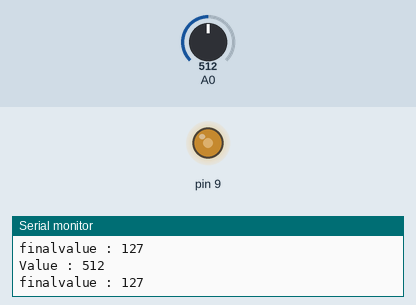
A sketch run on a simulated Arduino Uno, built with avr-gcc and run on an emulated ATmega328P. Parts: output pins drawn as LEDs (lit = HIGH), the last lines printed to the serial monitor. Inputs (shaded band) come from the test bench; at power-on: A0 = 512.

Above: at 1.2 s.
1.3 s: A0 set to 716
At 2.6 s:
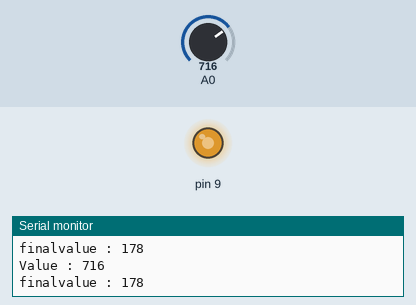
2.9 s: A0 set to 900
At 4.2 s:
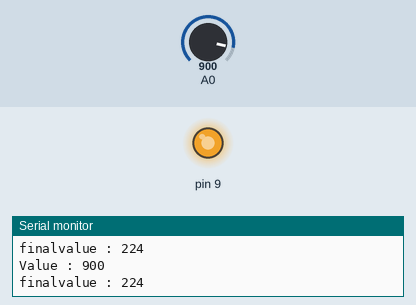
4.5 s: A0 set to 122
At 5.6 s:
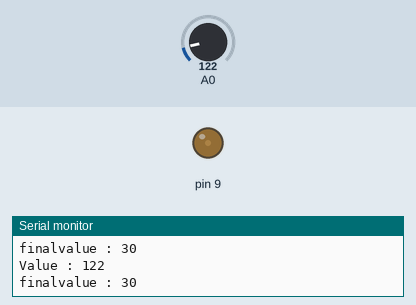
6.1 s: A0 set to 0
At 7.0 s:
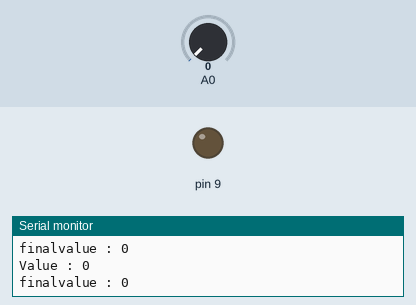
7.7 s: A0 set to 511
At 8.4 s:
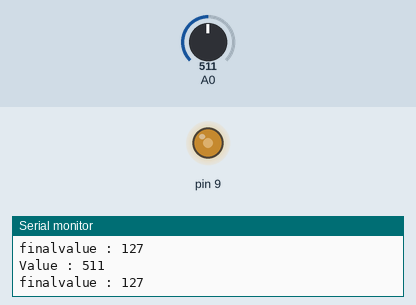
Timing chart, 0 to 10.3 s (numbered marks = the images above; inputs shaded):
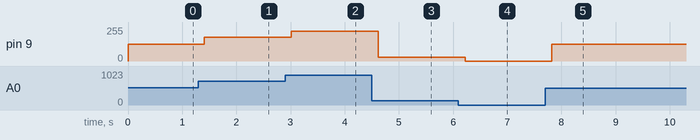

Measured:
- after the input at 1.3 s, pin 9: 127/255 → 178/255 after 0.11 s
- after the input at 2.9 s, pin 9: 178/255 → 224/255 after 0.11 s
- after the input at 4.5 s, pin 9: 224/255 → 30/255 after 0.12 s
- after the input at 6.1 s, pin 9: 30/255 → 0/255 after 0.12 s
- after the input at 7.7 s, pin 9: 0/255 → 127/255 after 0.13 s

The sketch:

epic_albar1.ino
```cpp
// C++ code
//
void setup()
{
  pinMode(9, OUTPUT);
  pinMode(A0, INPUT);
  Serial.begin(9600);
}

void loop()
{
  int value = analogRead(A0);
  int finalvalue = map (value, 0, 1023, 0, 255);

  analogWrite(9, finalvalue);

  Serial.print ("Value : ");
  Serial.println (value);
  Serial.print ("finalvalue : ");
  Serial.println(finalvalue);

  delay(200);
}
```
